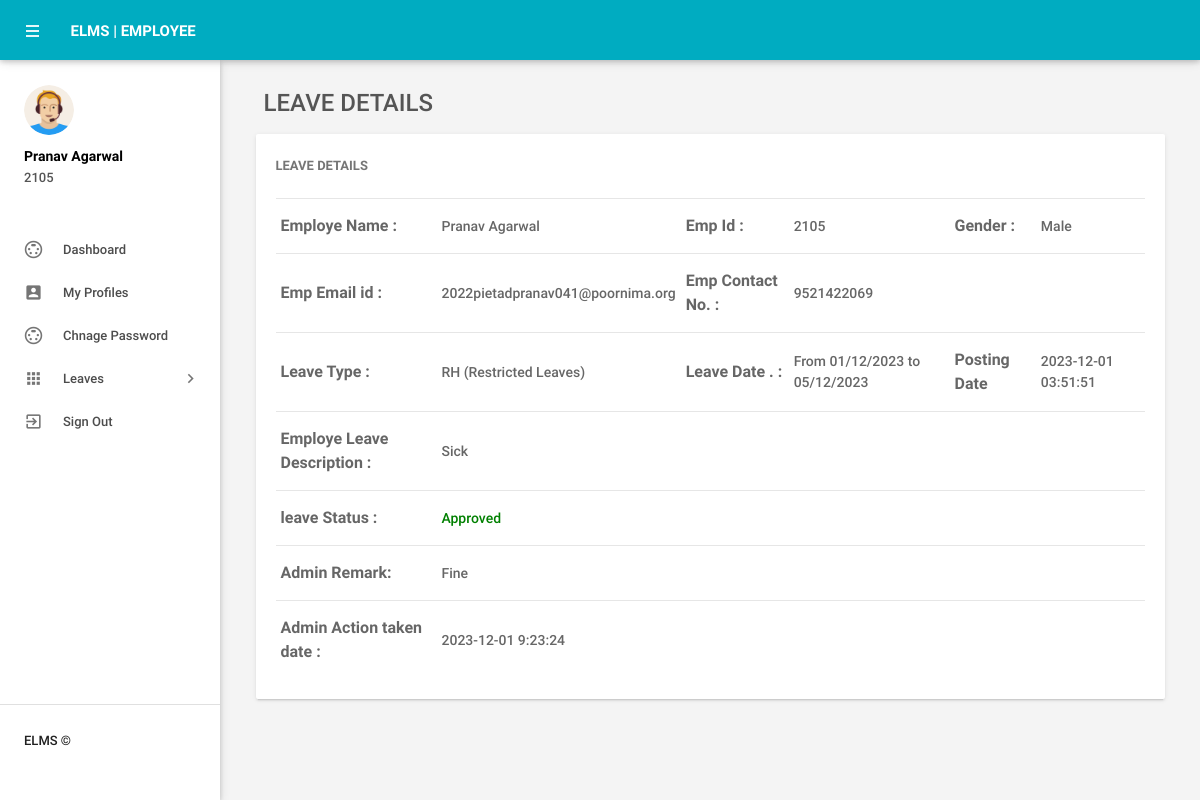
Screenshot of /leave-details.php?leaveid=14 (signed in) with the database file from the repository.
### tables this page shows
CREATE TABLE `tblemployees` (
  `id` int(11) NOT NULL,
  `EmpId` varchar(100) NOT NULL,
  `FirstName` varchar(150) DEFAULT NULL,
  `LastName` varchar(150) DEFAULT NULL,
  `EmailId` varchar(200) DEFAULT NULL,
  `Password` varchar(180) DEFAULT NULL,
  `Gender` varchar(100) DEFAULT NULL,
  `Dob` varchar(100) DEFAULT NULL,
  `Department` varchar(255) DEFAULT NULL,
  `Address` varchar(255) DEFAULT NULL,
  `City` varchar(200) DEFAULT NULL,
  `Country` varchar(150) DEFAULT NULL,
  `Phonenumber` char(11) DEFAULT NULL,
  `Status` int(1) DEFAULT NULL,
  `RegDate` timestamp NULL DEFAULT current_timestamp()
);

CREATE TABLE `tblleaves` (
  `id` int(11) NOT NULL,
  `LeaveType` varchar(110) DEFAULT NULL,
  `ToDate` varchar(120) DEFAULT NULL,
  `FromDate` varchar(120) DEFAULT NULL,
  `Description` mediumtext DEFAULT NULL,
  `PostingDate` timestamp NULL DEFAULT current_timestamp(),
  `AdminRemark` mediumtext DEFAULT NULL,
  `AdminRemarkDate` varchar(120) DEFAULT NULL,
  `Status` int(1) DEFAULT NULL,
  `IsRead` int(1) DEFAULT NULL,
  `empid` int(11) DEFAULT NULL
);

### leave-details.php (the view, shortened to what this page needs)
<?php
include('includes/config.php');
if(strlen($_SESSION['emplogin'])==0)
    {
header('location:index.php');
}
else{
 ?>
<!DOCTYPE html>
<html lang="en">
    <head>
        <link type="text/css" rel="stylesheet" href="assets/plugins/materialize/css/materialize.min.css"/>
        <link href="assets/plugins/material-preloader/css/materialPreloader.min.css" rel="stylesheet">
        <link href="assets/plugins/datatables/css/jquery.dataTables.min.css" rel="stylesheet">
                <link href="assets/plugins/google-code-prettify/prettify.css" rel="stylesheet" type="text/css"/>
        <link href="assets/css/alpha.min.css" rel="stylesheet" type="text/css"/>
        <link href="assets/css/custom.css" rel="stylesheet" type="text/css"/>
    </head>
    <body>
       <?php include('includes/header.php');?>
       <?php include('includes/sidebar.php');?>
            <main class="mn-inner">
                <div class="row">
                    <div class="col s12">
                        <div class="page-title" style="font-size:24px;">Leave Details</div>
                    </div>
                    <div class="col s12 m12 l12">
                        <div class="card">
                            <div class="card-content">
                                <span class="card-title">Leave Details</span>
                                <table id="example" class="display responsive-table ">
                                    <tbody>
<?php
$lid=intval($_GET['leaveid']);
$sql = "SELECT tblleaves.id as lid,tblemployees.FirstName,tblemployees.LastName,tblemployees.EmpId,tblemployees.id,tblemployees.Gender,tblemployees.Phonenumber,tblemployees.EmailId,tblleaves.LeaveType,tblleaves.ToDate,tblleaves.FromDate,tblleaves.Description,tblleaves.PostingDate,tblleaves.Status,tblleaves.AdminRemark,tblleaves.AdminRemarkDate from tblleaves join tblemployees on tblleaves.empid=tblemployees.id where tblleaves.id=:lid";
$query = $dbh -> prepare($sql);
$query->bindParam(':lid',$lid,PDO::PARAM_STR);
$query->execute();
$results=$query->fetchAll(PDO::FETCH_OBJ);
$cnt=1;
if($query->rowCount() > 0)
{
foreach($results as $result)
{
      ?>
                                        <tr>
                                            <td style="font-size:16px;"> <b>Employe Name :</b></td>
                                              <td>
                                                <?php echo htmlentities($result->FirstName." ".$result->LastName);?></td>
                                              <td style="font-size:16px;"><b>Emp Id :</b></td>
                                              <td><?php echo htmlentities($result->EmpId);?></td>
                                              <td style="font-size:16px;"><b>Gender :</b></td>
                                              <td><?php echo htmlentities($result->Gender);?></td>
                                          </tr>
                                          <tr>
                                             <td style="font-size:16px;"><b>Emp Email id :</b></td>
                                            <td><?php echo htmlentities($result->EmailId);?></td>
                                             <td style="font-size:16px;"><b>Emp Contact No. :</b></td>
                                            <td><?php echo htmlentities($result->Phonenumber);?></td>
                                            <td>&nbsp;</td>
                                             <td>&nbsp;</td>
                                        </tr>
  <tr>
                                             <td style="font-size:16px;"><b>Leave Type :</b></td>
                                            <td><?php echo htmlentities($result->LeaveType);?></td>
                                             <td style="font-size:16px;"><b>Leave Date . :</b></td>
                                            <td>From <?php echo htmlentities($result->FromDate);?> to <?php echo htmlentities($result->ToDate);?></td>
                                            <td style="font-size:16px;"><b>Posting Date</b></td>
                                           <td><?php echo htmlentities($result->PostingDate);?></td>
                                        </tr>
<tr>
                                             <td style="font-size:16px;"><b>Employe Leave Description : </b></td>
                                            <td colspan="5"><?php echo htmlentities($result->Description);?></td>
                                        </tr>
<tr>
<td style="font-size:16px;"><b>leave Status :</b></td>
<td colspan="5"><?php $stats=$result->Status;
if($stats==1){
?>
<span style="color: green">Approved</span>
 <?php } if($stats==2)  { ?>
<span style="color: red">Not Approved</span>
<?php } if($stats==0)  { ?>
 <span style="color: blue">waiting for approval</span>
 <?php } ?>
</td>
</tr>
<tr>
<td style="font-size:16px;"><b>Admin Remark: </b></td>
<td colspan="5"><?php
if($result->AdminRemark==""){
  echo "waiting for Approval";
}
else{
echo htmlentities($result->AdminRemark);
}
?></td>
 </tr>
 <tr>
<td style="font-size:16px;"><b>Admin Action taken date : </b></td>
<td colspan="5"><?php
if($result->AdminRemarkDate==""){
  echo "NA";
}
else{
echo htmlentities($result->AdminRemarkDate);
}
?></td>
 </tr>
                                         <?php $cnt++;} }?>
                                    </tbody>
                                </table>
                            </div>
                        </div>
                    </div>
                </div>
            </main>
        </div>
        <div class="left-sidebar-hover"></div>
    </body>
</html>
<?php } ?>

### includes/sidebar.php (shortened to what this page needs)
     <aside id="slide-out" class="side-nav white fixed">
                <div class="side-nav-wrapper">
                    <div class="sidebar-profile">
                        <div class="sidebar-profile-image">
                            <img src="assets/images/profile-image.png" class="circle" alt="">
                        </div>
                        <div class="sidebar-profile-info">
                    <?php
$eid=$_SESSION['eid'];
$sql = "SELECT FirstName,LastName,EmpId from  tblemployees where id=:eid";
$query = $dbh -> prepare($sql);
$query->bindParam(':eid',$eid,PDO::PARAM_STR);
$query->execute();
$results=$query->fetchAll(PDO::FETCH_OBJ);
if($query->rowCount() > 0)
{
foreach($results as $result)
{               ?>
                                <p><?php echo htmlentities($result->FirstName." ".$result->LastName);?></p>
                                <span><?php echo htmlentities($result->EmpId)?></span>
                         <?php }} ?>
                        </div>
                    </div>
                <ul class="sidebar-menu collapsible collapsible-accordion" data-collapsible="accordion">
               <li class="no-padding"><a class="waves-effect waves-grey" href="dashboard.php"><i class="material-icons">settings_input_svideo</i>Dashboard</a></li>
  <li class="no-padding"><a class="waves-effect waves-grey" href="myprofile.php"><i class="material-icons">account_box</i>My Profiles</a></li>
  <li class="no-padding"><a class="waves-effect waves-grey" href="emp-changepassword.php"><i class="material-icons">settings_input_svideo</i>Chnage Password</a></li>
                    <li class="no-padding">
                        <a class="collapsible-header waves-effect waves-grey"><i class="material-icons">apps</i>Leaves<i class="nav-drop-icon material-icons">keyboard_arrow_right</i></a>
                    </li>
                  <li class="no-padding">
                                <a class="waves-effect waves-grey" href="logout.php"><i class="material-icons">exit_to_app</i>Sign Out</a>
                            </li>
                </ul>
                <div class="footer">
                    <p class="copyright"> ELMS ©</p>
                </div>
                </div>
            </aside>

### rows the page displays
tblemployees: FirstName+LastName "Pranav Agarwal", EmpId "2105"
tblleaves: tblemployees.FirstName+LastName "Pranav Agarwal", tblemployees.EmpId "2105", tblemployees.Gender "Male", tblemployees.EmailId "2022pietadpranav041@poornima.org", tblemployees.Phonenumber "9521422069", LeaveType "RH (Restricted Leaves)", FromDate "01/12/2023", ToDate "05/12/2023", PostingDate "2023-12-01 03:51:51", Description "Sick", Status "Approved", AdminRemark "Fine", AdminRemarkDate "2023-12-01 9:23:24"
